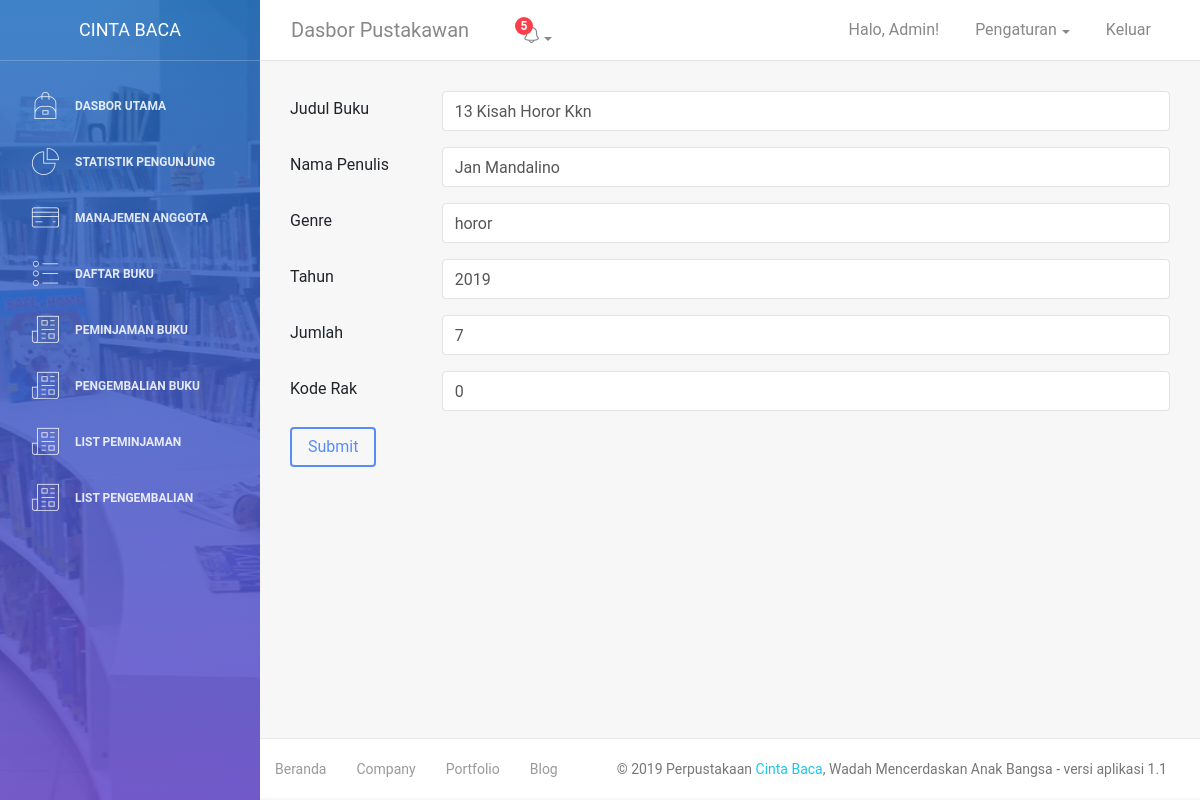
/show-buku.php?id=1, run on the app's committed database.
### tables this page shows
CREATE TABLE `buku` (
  `id_buku` int(6) NOT NULL,
  `nama_buku` varchar(50) NOT NULL,
  `nama_penulis` varchar(50) NOT NULL,
  `genre` varchar(20) NOT NULL,
  `tahun` int(4) NOT NULL,
  `jumlah` int(1) NOT NULL,
  `kode_rak` int(6) NOT NULL
);

### show-buku.php (the view, shortened to what this page needs)
<?php
    require "php/koneksi.php";
    $id =  $_GET['id'];
    $sql = "SELECT * FROM buku WHERE `id_buku` = '".$id."'";
    $run = mysqli_query($koneksi,$sql);
    $row = mysqli_fetch_assoc($run);
?>
<!DOCTYPE html>
<html lang="en">
<head>
    <link rel="stylesheet" href="https://maxcdn.bootstrapcdn.com/font-awesome/latest/css/font-awesome.min.css" />
    <link href="assets/css/bootstrap.min.css" rel="stylesheet" />
    <link href="assets/css/light-bootstrap-dashboard.css?v=2.0.0 " rel="stylesheet" />
    <link href="assets/css/demo.css" rel="stylesheet" />
</head>
<body>
    <div class="wrapper">
        <?php require "sidebar.php"; ?>
        <div class="main-panel">
            <?php require "navbar.php"; ?>
            <div class="content">
                <div class="container-fluid">
                    <div class="section">
                    <form action="update-buku.php" method="POST">
                        <div class="form-group row">
                            <label for="inputUsername" class="col-sm-2 col-form-label">Judul Buku</label>
                            <div class="col-sm-10">
                            <input type="text" class="form-control" id="inputUsername" placeholder="Judul" value="<?= $row['nama_buku'] ?>" name="nama_buku">
                            </div>
                        </div>
                        <div class="form-group row">
                            <label for="inputUsername" class="col-sm-2 col-form-label">Nama Penulis</label>
                            <div class="col-sm-10">
                            <input type="text" class="form-control" id="inputUsername" placeholder="Penulis" value="<?= $row['nama_penulis'] ?>" name="nama_penulis">
                            </div>
                        </div>
                        <div class="form-group row">
                            <label for="inputEmail3" class="col-sm-2 col-form-label">Genre</label>
                            <div class="col-sm-10">
                            <input type="text" class="form-control" id="inputEmail3" placeholder="Genre" value="<?= $row['genre'] ?>" name="genre">
                            </div>
                        </div>
                        <div class="form-group row">
                            <label for="inputUsername" class="col-sm-2 col-form-label">Tahun</label>
                            <div class="col-sm-10">
                            <input type="text" class="form-control" id="inputUsername" placeholder="Tahun" value="<?= $row['tahun'] ?>" name="tahun">
                            </div>
                        </div>
                       <div class="form-group row">
                            <label for="inputUsername" class="col-sm-2 col-form-label">Jumlah</label>
                            <div class="col-sm-10">
                            <input type="text" class="form-control" id="inputUsername" placeholder="Jumlah" value="<?= $row['jumlah'] ?>" name="jumlah">
                            </div>
                        </div>
                        <div class="form-group row">
                            <label for="inputUsername" class="col-sm-2 col-form-label">Kode Rak</label>
                            <div class="col-sm-10">
                            <input type="text" class="form-control" id="inputUsername" placeholder="Kode Rak" value="<?= $row['kode_rak'] ?>" name="kode_rak">
                            </div>
                        </div>
                        <div class="form-group row">
                            <div class="col-sm-12">
                            <button type="submit" class="btn btn-primary">Submit</button>
                            </div>
                        </div>
                    </form>
                    </div>
                </div>
            </div>
            <?php require "footer.php"; ?>
        </div>
    </div>
</body>
</html>

### data on the page
buku: nama_buku "13 Kisah Horor Kkn", nama_penulis "Jan Mandalino", genre "horor", tahun "2019", jumlah "7", kode_rak "0"
